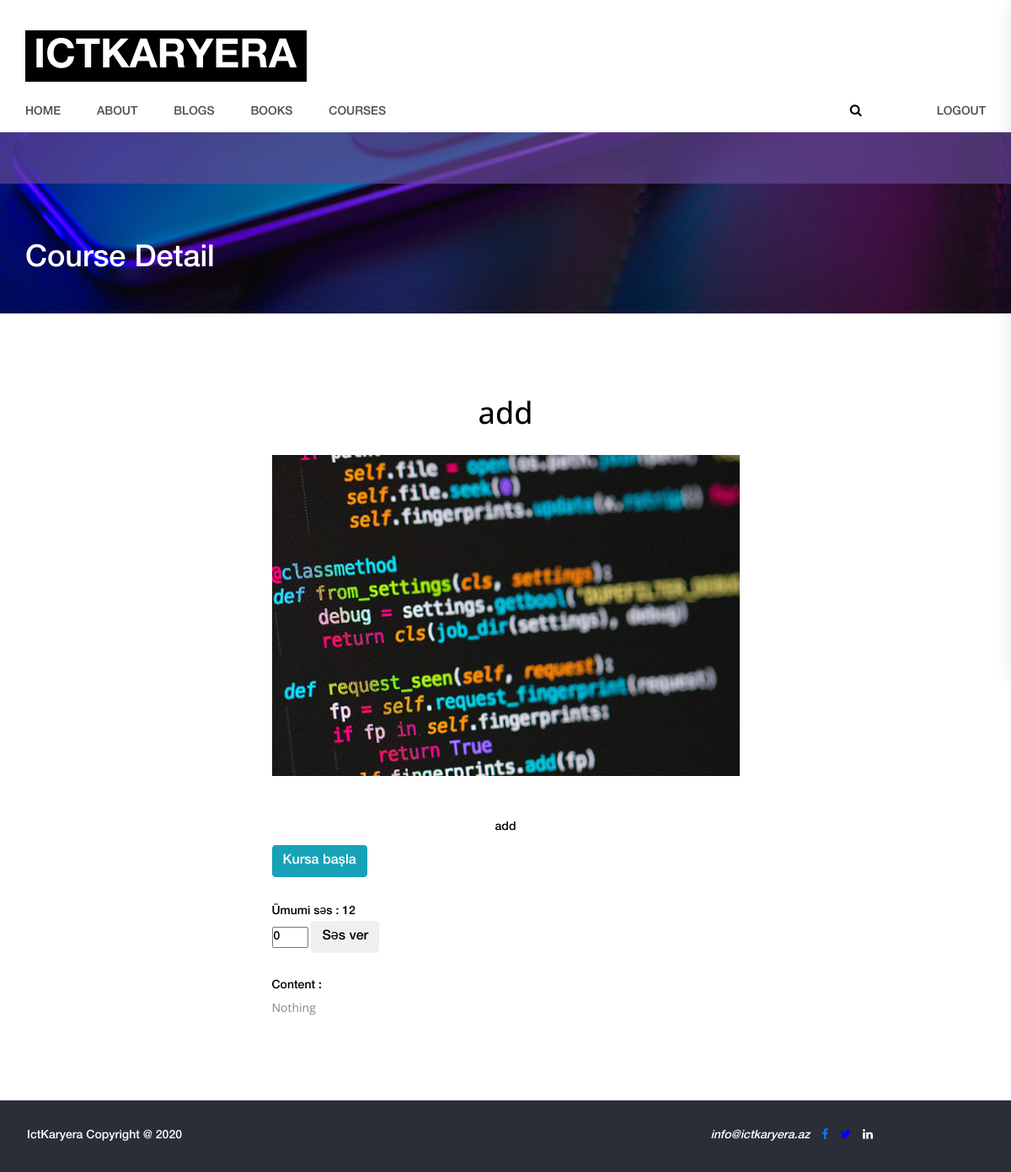
Screenshot of /courses/1 (signed in) with the database file from the repository.
### ict_app/models.py (models this page shows, shortened)
class Course(models.Model):
    title=models.CharField(max_length=50,default='add')
    content=models.TextField(default='Nothing')
    course_link=models.TextField(default='Nothing')
    image=models.ImageField( upload_to="course_images",blank=True, null=True)
    rank=models.IntegerField(default=0)
    created_date = models.DateTimeField(auto_now_add=True)
    tag = models.ForeignKey(Course_category, on_delete=models.CASCADE,blank=True, null=True)

### ict_app/views.py (the view)
# urls.py: path('courses/<int:id>', views.courses_detail, name='ict-courses_detail'),
@login_required
def courses_detail(request,id):
    data=Course.objects.filter(id=id).first()
    if data:
        return render(request,'courses_detail.html',{"blg":data})
    else :
        raise  Http404("<h1>Page not found</h1>")

### ict_app/templates/courses_detail.html (shortened to what this page needs)
{% extends "base.html" %}
{% load thumbnail %}
{% load static %}
{% load crispy_forms_tags %}
{% block links %}
<link rel="stylesheet" type="text/css" href="{% static 'styles/bootstrap-4.1.2/bootstrap.min.css'%}">
<link href="{% static 'plugins/font-awesome-4.7.0/css/font-awesome.min.css'%}" rel="stylesheet" type="text/css">
<link rel="stylesheet" type="text/css" href="{% static 'styles/single.css'%}">
<link rel="stylesheet" type="text/css" href="{% static 'styles/single_responsive.css'%}">
{% endblock links %}
{% block content %}
	<div class="home">
		<div class="parallax_background parallax-window" data-parallax="scroll" data-image-src="{% static 'images/footer.jpg' %}" data-speed="0.8"></div>
		<div class="home_content_container">
			<div class="container">
				<div class="row">
					<div class="col">
						<div class="home_content">
							<div class="home_title">Course Detail</div>
						</div>
					</div>
				</div>
			</div>
		</div>
	</div>
	<div class="content_container">
		<div class="container">
			<div class="row">
				<div class="col-lg-6 offset-3">
					<div class="single_post">
						<div class="post_image">
								<h2 class='text-center'>{{blg.title}}</h2>
								<br>
								{% if blg.image %}
										<img  src="{{blg.image.url}}" width="{{im.width}}" height="{{im.height}}">
								{% else %}
										<img  src= "https://www.directivecommunication.net/wp-content/uploads/2014/03/no-image-found.jpg" width="{{im.width}}" height="{{im.height}}">
								{% endif %}
						</div>
						<div class="post_content">
							<div class="post_title text-center">{{blg.title}}</div>
							<div class="post_info d-flex flex-row align-items-center justify-content-start">
								<br>
								<div> <a class='btn btn-info' href="{{blg.course_link}}">Kursa başla</a> </div>
							</div>
							<br>
								<div class="post_info ">Ümumi səs  : {{blg.rank}}
								<br>
								<form action="/course_voting/{{blg.id}}" method='POST'>
									<input type="number" name='voting' value=0 max=1 min=-1>
									<input type="submit" value='Səs ver' class='btn'>
								</form>
								</div>
							<div class="post_text">
							<div>Content  :<p>{{blg.content}}</p></div>
							</div>
						</div>
					</div>
				</div>
			</div>
		</div>
	</div>
{% endblock content %}

### static/styles/single.css (style rules this page uses)
* { margin: 0; padding: 0; -webkit-font-smoothing: antialiased; -webkit-text-shadow: rgba(0,0,0,.01) 0 0 1px; text-shadow: rgba(0,0,0,.01) 0 0 1px; }
body { font-family: 'HelveticaNeueLTPro', sans-serif; font-size: 14px; font-weight: normal; background: #FFFFFF; color: #000000; }
div { display: block; position: relative; -webkit-box-sizing: border-box; -moz-box-sizing: border-box; box-sizing: border-box; }
p { font-family: 'Open Sans', sans-serif; font-size: 14px; line-height: 2.14; font-weight: 400; color: #878787; -webkit-font-smoothing: antialiased; -webkit-text-shadow: rgba(0,0,0,.01) 0 0 1px; text-shadow: rgba(0,0,0,.01) 0 0 1px; }
p:last-of-type { margin-bottom: 0; }
h2 { font-size: 36px; }
h1, h2, h3, h4, h5, h6 { font-family: 'Open Sans', sans-serif; -webkit-font-smoothing: antialiased; -webkit-text-shadow: rgba(0,0,0,.01) 0 0 1px; text-shadow: rgba(0,0,0,.01) 0 0 1px; line-height: 1.2; }
.parallax-window { min-height: 400px; background: transparent; }
.parallax_background { position: absolute; top: 0; left: 0; width: 100%; height: 100%; }
.home { width: 100%; height: 215px; }
.home::before { display: block; position: absolute; left: 0; width: 100%; content: ''; background: rgba(98,70,147,0.7); z-index: 10; }
.home::before { top: 0; height: 61px; }
.home_content_container { position: absolute; left: 0; bottom: 0; width: 100%; }
.home_content { padding-bottom: 50px; }
.home_title { font-size: 36px; color: #FFFFFF; line-height: 0.75; }
.single_post { width: 100%; }
.content_container { padding-top: 96px; padding-bottom: 95px; background: #FFFFFF; }
.post_image { width: 100%; }
.post_image img { max-width: 100%; }
.post_content { width: 100%; padding-top: 38px; }
.post_title { margin-top: 13px; }
.post_info { margin-top: 10px; }
.post_text { margin-top: 29px; }

### rows the page displays
Course: title "add", image (picture), rank "12", content "Nothing"
